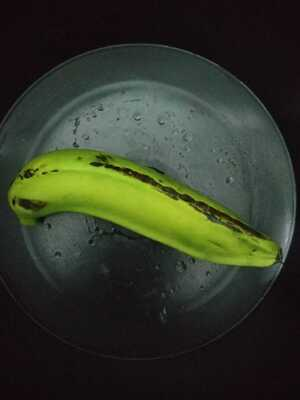
#> input picture Pisang Resize/Pisang-1.jpg, 300 x 400 px, found by its file name
$ python TesPreprocess.py
#> lines starting #> are read from the running program, lines starting #| are printed output that depends on the picture
import numpy as np
import cv2 as cv
import matplotlib.pyplot as plt

citra = cv.imread('D://.Kuliah Raihan M//SEMESTER 3//Pengolahan Citra//Project Pisang UAS//Pisang Resize//Pisang-1.jpg') #Membaca citra
#> citra is the input picture: shape (400, 300, 3); mean B, G, R 40.7, 56.4, 50.3

b, g, r = cv.split(citra)
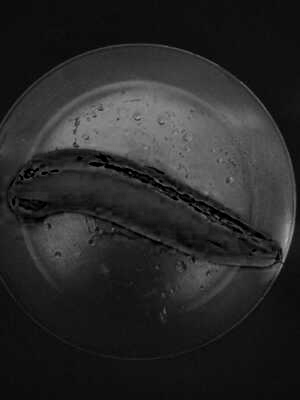
#> b: shape (400, 300); min 0, max 177, mean 40.7
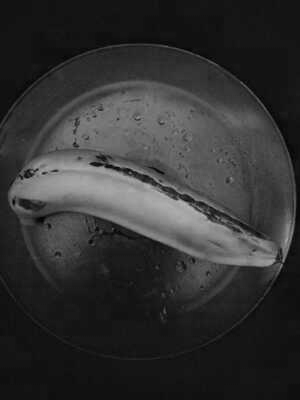
#> r: shape (400, 300); min 0, max 185, mean 50.3

# Ekualisasi histogram pada setiap saluran warna
b_eq = cv.equalizeHist(b)
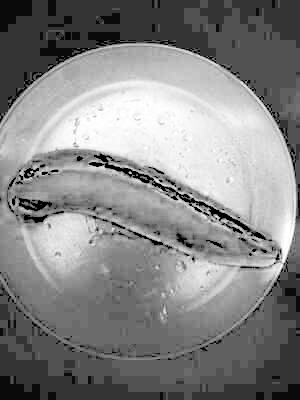
#> b_eq: shape (400, 300); min 0, max 255, mean 132.7
g_eq = cv.equalizeHist(g)
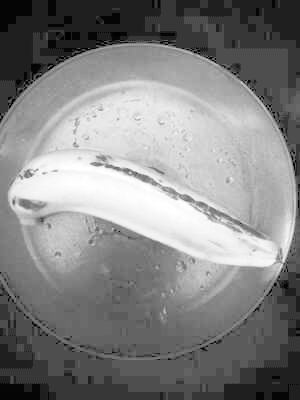
#> g_eq: shape (400, 300); min 0, max 255, mean 131.2
r_eq = cv.equalizeHist(r)
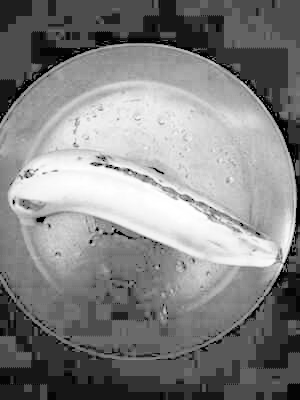
#> r_eq: shape (400, 300); min 0, max 255, mean 131.3

# Menggabungkan saluran warna yang telah diekualisasi
citra_eq = cv.merge([b_eq, g_eq, r_eq])
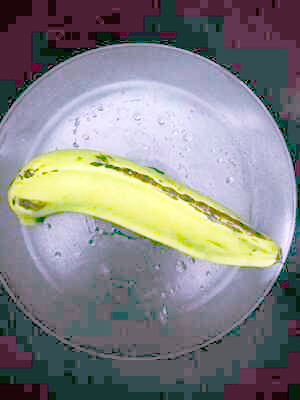
#> citra_eq: shape (400, 300, 3); mean B, G, R 132.7, 131.2, 131.3

cv.imshow("Asli", citra)
cv.imshow("Ekualisasi", citra_eq)

# Menyimpan gambar hasil ekualisasi
cv.imwrite('D://.Kuliah Raihan M//SEMESTER 3//Pengolahan Citra//Project Pisang UAS//Pisang Resize//Pisang-1_eq.jpg', citra_eq)

plt.figure(figsize=(10, 10))

plt.subplot(221), plt.hist(citra.ravel(), 256, [0, 256], color = 'black'), plt.title('Original')
plt.subplot(222), plt.hist(citra_eq.ravel(), 256, [0, 256], color = 'black'), plt.title('Ekualisasi')

plt.show()
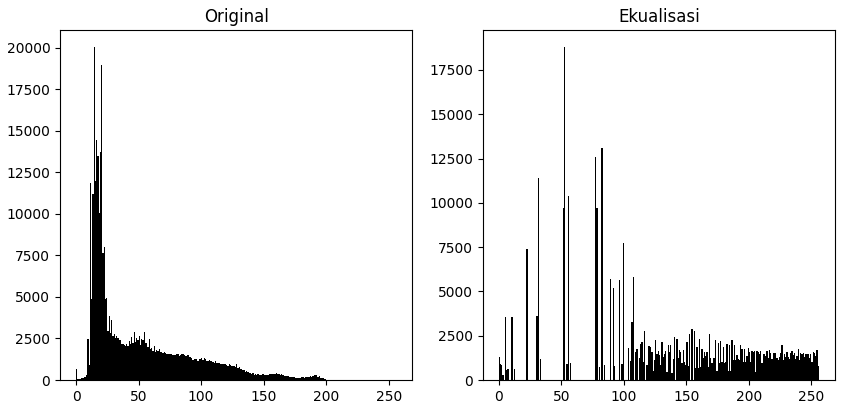
#> figure drawn by matplotlib, 2 panels; panel 1: tallest bar 20057 high, from x = 14 to 15; panel 2: tallest bar 18817 high, from x = 52 to 53

cv.waitKey(0) #Agar tidak langsung keluar
cv.destroyAllWindows()

$ run again, with Pisang Resize/Pisang-10.jpg copied over Pisang Resize/Pisang-1.jpg
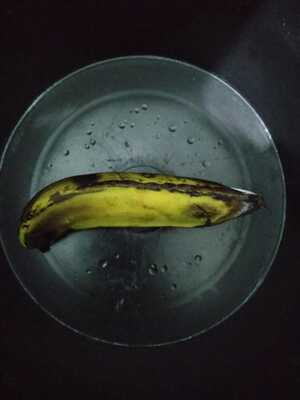
#> input picture Pisang Resize/Pisang-10.jpg, 300 x 400 px, found by its file name
#> citra is the input picture: shape (400, 300, 3); mean B, G, R 43.4, 47.8, 44.8
#> `citra_eq = cv.merge([b_eq, g_eq, r_eq])`:
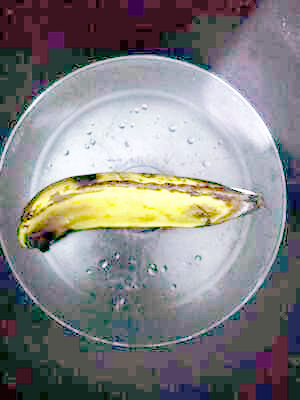
#> citra_eq: shape (400, 300, 3); mean B, G, R 131.1, 130.4, 131.4
#> `plt.show()`:
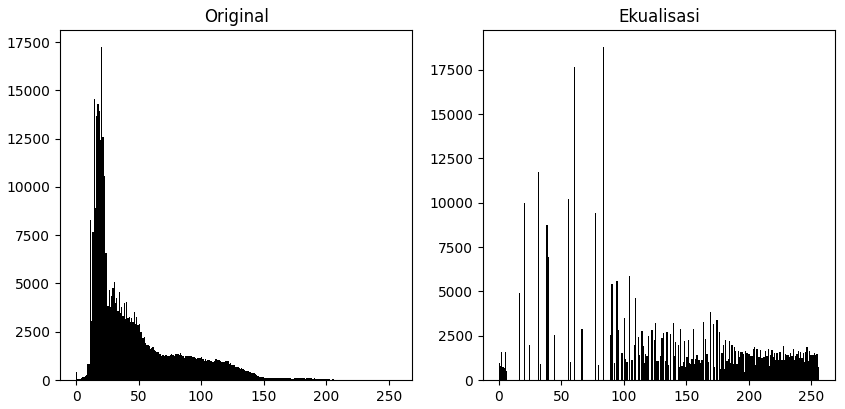
#> figure drawn by matplotlib, 2 panels; panel 1: tallest bar 17263 high, from x = 20 to 21; panel 2: tallest bar 18808 high, from x = 83 to 84

$ run again, with Pisang Resize/Pisang-11.jpg copied over Pisang Resize/Pisang-1.jpg
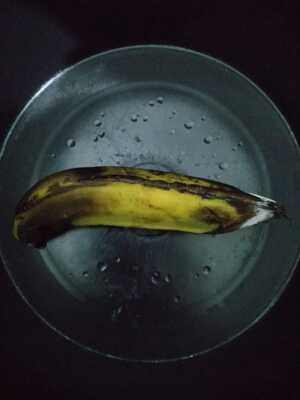
#> input picture Pisang Resize/Pisang-11.jpg, 300 x 400 px, found by its file name
#> citra is the input picture: shape (400, 300, 3); mean B, G, R 44.6, 45.6, 43
#> `citra_eq = cv.merge([b_eq, g_eq, r_eq])`:
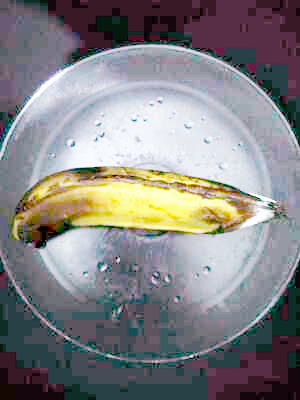
#> citra_eq: shape (400, 300, 3); mean B, G, R 131.5, 130.4, 131
#> `plt.show()`:
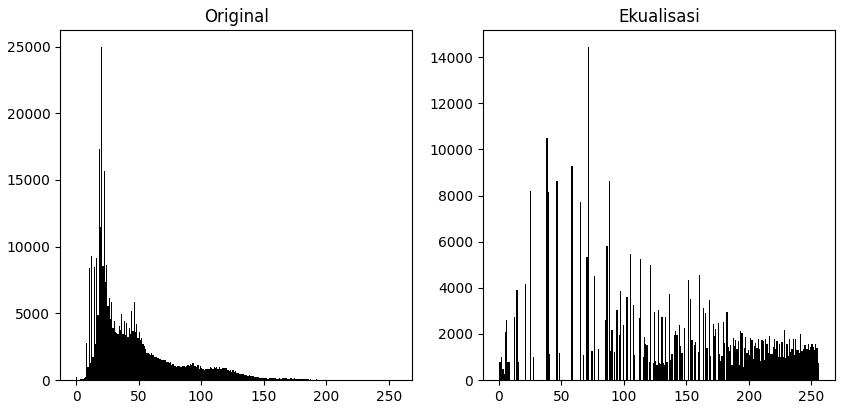
#> figure drawn by matplotlib, 2 panels; panel 1: tallest bar 24989 high, from x = 20 to 21; panel 2: tallest bar 14460 high, from x = 71 to 72
